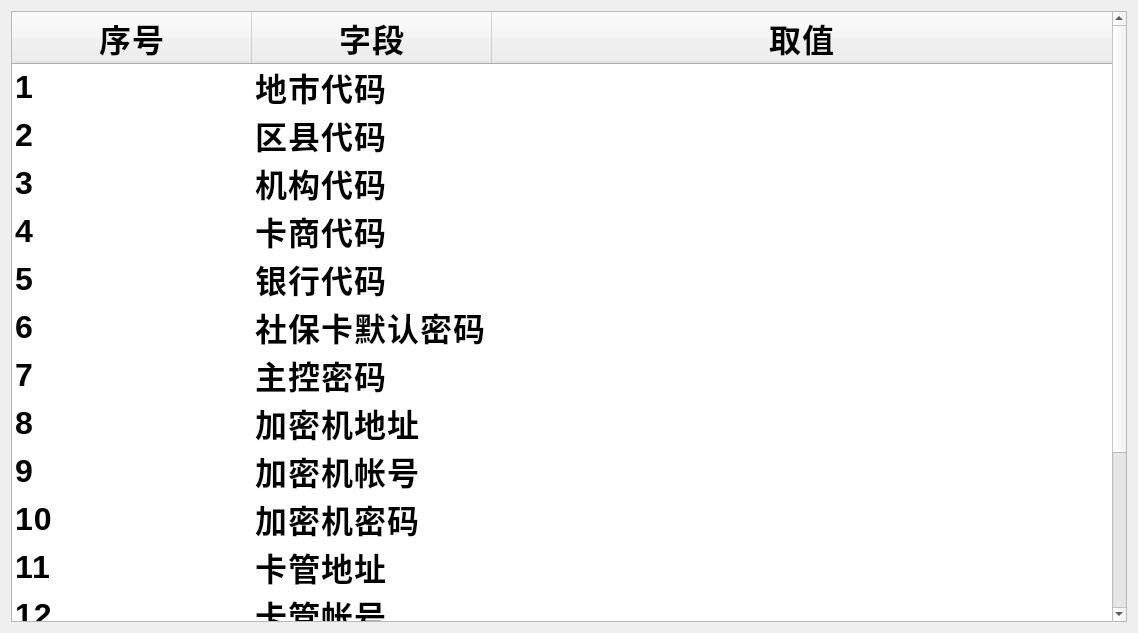
<?xml version="1.0" encoding="UTF-8"?>
<ui version="4.0">
 <class>RegionConfigure</class>
 <widget class="QWidget" name="RegionConfigure">
  <property name="geometry">
   <rect>
    <x>0</x>
    <y>0</y>
    <width>1138</width>
    <height>633</height>
   </rect>
  </property>
  <property name="windowTitle">
   <string>Form</string>
  </property>
  <property name="styleSheet">
   <string notr="true">font-family: &quot;思源黑体 CN Regular&quot;;
font-size: 32px;
font-weight: bold;
line-height: 49px;
letter-spacing: 1px;
color: 0
</string>
  </property>
  <layout class="QVBoxLayout" name="verticalLayout">
   <item>
    <widget class="QTableWidget" name="tableWidget">
     <property name="editTriggers">
      <set>QAbstractItemView::DoubleClicked</set>
     </property>
     <property name="selectionMode">
      <enum>QAbstractItemView::SingleSelection</enum>
     </property>
     <property name="selectionBehavior">
      <enum>QAbstractItemView::SelectItems</enum>
     </property>
     <property name="gridStyle">
      <enum>Qt::NoPen</enum>
     </property>
     <attribute name="horizontalHeaderVisible">
      <bool>true</bool>
     </attribute>
     <attribute name="horizontalHeaderMinimumSectionSize">
      <number>120</number>
     </attribute>
     <attribute name="horizontalHeaderDefaultSectionSize">
      <number>240</number>
     </attribute>
     <attribute name="horizontalHeaderStretchLastSection">
      <bool>true</bool>
     </attribute>
     <attribute name="verticalHeaderVisible">
      <bool>false</bool>
     </attribute>
     <attribute name="verticalHeaderDefaultSectionSize">
      <number>48</number>
     </attribute>
     <attribute name="verticalHeaderStretchLastSection">
      <bool>false</bool>
     </attribute>
     <row>
      <property name="text">
       <string>1</string>
      </property>
     </row>
     <row>
      <property name="text">
       <string>2</string>
      </property>
     </row>
     <row>
      <property name="text">
       <string>3</string>
      </property>
     </row>
     <row>
      <property name="text">
       <string>4</string>
      </property>
     </row>
     <row>
      <property name="text">
       <string>5</string>
      </property>
     </row>
     <row>
      <property name="text">
       <string>6</string>
      </property>
     </row>
     <row>
      <property name="text">
       <string>7</string>
      </property>
     </row>
     <row>
      <property name="text">
       <string>8</string>
      </property>
     </row>
     <row>
      <property name="text">
       <string>9</string>
      </property>
     </row>
     <row>
      <property name="text">
       <string>10</string>
      </property>
     </row>
     <row>
      <property name="text">
       <string>11</string>
      </property>
     </row>
     <row>
      <property name="text">
       <string>12</string>
      </property>
     </row>
     <row>
      <property name="text">
       <string>13</string>
      </property>
     </row>
     <row>
      <property name="text">
       <string>14</string>
      </property>
     </row>
     <row>
      <property name="text">
       <string>15</string>
      </property>
     </row>
     <column>
      <property name="text">
       <string>序号</string>
      </property>
     </column>
     <column>
      <property name="text">
       <string>字段</string>
      </property>
     </column>
     <column>
      <property name="text">
       <string>取值</string>
      </property>
     </column>
     <item row="0" column="0">
      <property name="text">
       <string>1</string>
      </property>
     </item>
     <item row="0" column="1">
      <property name="text">
       <string>地市代码</string>
      </property>
      <property name="flags">
       <set>ItemIsEnabled</set>
      </property>
     </item>
     <item row="0" column="2">
      <property name="text">
       <string/>
      </property>
     </item>
     <item row="1" column="0">
      <property name="text">
       <string>2</string>
      </property>
     </item>
     <item row="1" column="1">
      <property name="text">
       <string>区县代码</string>
      </property>
      <property name="flags">
       <set>ItemIsUserCheckable|ItemIsEnabled</set>
      </property>
     </item>
     <item row="1" column="2">
      <property name="text">
       <string/>
      </property>
     </item>
     <item row="2" column="0">
      <property name="text">
       <string>3</string>
      </property>
     </item>
     <item row="2" column="1">
      <property name="text">
       <string>机构代码</string>
      </property>
      <property name="flags">
       <set>ItemIsEnabled</set>
      </property>
     </item>
     <item row="2" column="2">
      <property name="text">
       <string/>
      </property>
     </item>
     <item row="3" column="0">
      <property name="text">
       <string>4</string>
      </property>
     </item>
     <item row="3" column="1">
      <property name="text">
       <string>卡商代码</string>
      </property>
      <property name="flags">
       <set>ItemIsEnabled</set>
      </property>
     </item>
     <item row="3" column="2">
      <property name="text">
       <string/>
      </property>
     </item>
     <item row="4" column="0">
      <property name="text">
       <string>5</string>
      </property>
     </item>
     <item row="4" column="1">
      <property name="text">
       <string>银行代码</string>
      </property>
      <property name="flags">
       <set>ItemIsEnabled</set>
      </property>
     </item>
     <item row="4" column="2">
      <property name="text">
       <string/>
      </property>
     </item>
     <item row="5" column="0">
      <property name="text">
       <string>6</string>
      </property>
     </item>
     <item row="5" column="1">
      <property name="text">
       <string>社保卡默认密码</string>
      </property>
      <property name="flags">
       <set>ItemIsEnabled</set>
      </property>
     </item>
     <item row="5" column="2">
      <property name="text">
       <string/>
      </property>
     </item>
     <item row="6" column="0">
      <property name="text">
       <string>7</string>
      </property>
     </item>
     <item row="6" column="1">
      <property name="text">
       <string>主控密码</string>
      </property>
      <property name="flags">
       <set>ItemIsEnabled</set>
      </property>
     </item>
     <item row="6" column="2">
      <property name="text">
       <string/>
      </property>
     </item>
     <item row="7" column="0">
      <property name="text">
       <string>8</string>
      </property>
     </item>
     <item row="7" column="1">
      <property name="text">
       <string>加密机地址</string>
      </property>
      <property name="flags">
       <set>ItemIsEnabled</set>
      </property>
     </item>
     <item row="7" column="2">
      <property name="text">
       <string/>
      </property>
     </item>
     <item row="8" column="0">
      <property name="text">
       <string>9</string>
      </property>
     </item>
     <item row="8" column="1">
      <property name="text">
       <string>加密机帐号</string>
      </property>
      <property name="flags">
       <set>ItemIsEnabled</set>
      </property>
     </item>
     <item row="8" column="2">
      <property name="text">
       <string/>
      </property>
     </item>
     <item row="9" column="0">
      <property name="text">
       <string>10</string>
      </property>
     </item>
     <item row="9" column="1">
      <property name="text">
       <string>加密机密码</string>
      </property>
      <property name="flags">
       <set>ItemIsUserCheckable|ItemIsEnabled</set>
      </property>
     </item>
     <item row="9" column="2">
      <property name="text">
       <string/>
      </property>
     </item>
     <item row="10" column="0">
      <property name="text">
       <string>11</string>
      </property>
     </item>
     <item row="10" column="1">
      <property name="text">
       <string>卡管地址</string>
      </property>
      <property name="flags">
       <set>ItemIsEnabled</set>
      </property>
     </item>
     <item row="10" column="2">
      <property name="text">
       <string/>
      </property>
     </item>
     <item row="11" column="0">
      <property name="text">
       <string>12</string>
      </property>
     </item>
     <item row="11" column="1">
      <property name="text">
       <string>卡管帐号</string>
      </property>
     </item>
     <item row="12" column="0">
      <property name="text">
       <string>13</string>
      </property>
     </item>
     <item row="12" column="1">
      <property name="text">
       <string>卡管密码</string>
      </property>
     </item>
     <item row="13" column="0">
      <property name="text">
       <string>14</string>
      </property>
     </item>
     <item row="13" column="1">
      <property name="text">
       <string>卡管CA帐号</string>
      </property>
     </item>
     <item row="14" column="0">
      <property name="text">
       <string>15</string>
      </property>
     </item>
     <item row="14" column="1">
      <property name="text">
       <string>卡和CA密码</string>
      </property>
     </item>
    </widget>
   </item>
  </layout>
 </widget>
 <resources/>
 <connections/>
</ui>
